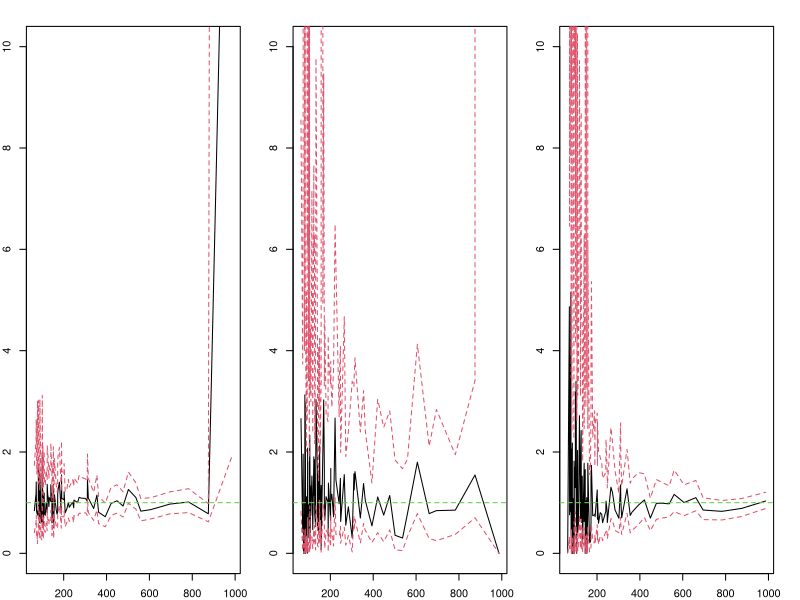
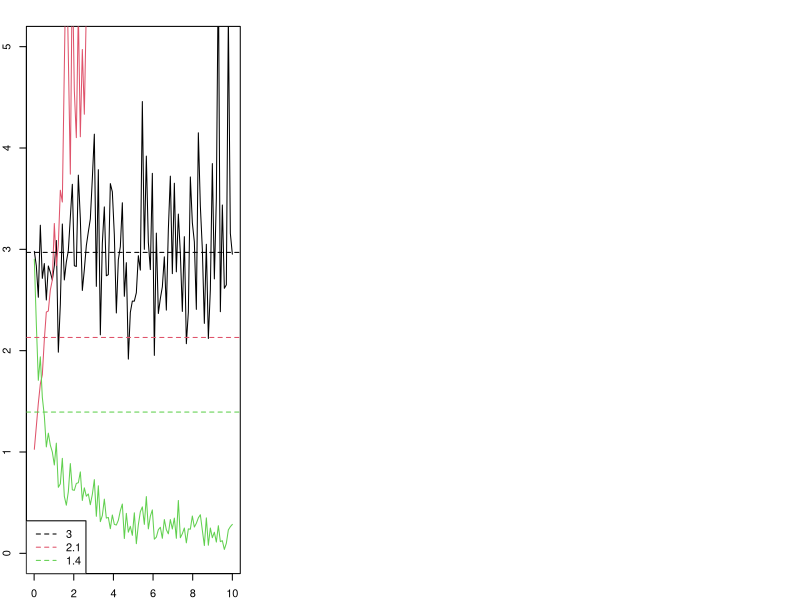

The R source for these figures, in order:
library(msm)

process <- function(n, i01, i02, i12, i00=NULL, seed=1){
  set.seed(seed)
  if(is.null(i00)){
    t1 <- rexp(n,i01+i02) #temps de passage de 0 à 1 ou 0 à 2
    s1 <- rbinom(n,1,i02/(i01+i02))+1 #détermination de l'état atteint (1 ou 2)
    t2 <- rexp(n,i12) #temps de passage de l'état 1 à 2 à partir du temps d'arrivée à 1
    df <- data.frame("DSS"=rep(1,n),"DSS.time"=ifelse(s1==1,t1+t2,t1),
                     "PFI"=rep(1,n),"PFI.time"=t1,
                     "T01"=-(s1-2),"T01.time"=t1,
                     "T02"=s1-1,"T02.time"=ifelse(s1==2,t1,t1+t2),
                     "T12"=-(s1-2),"T12.time"=ifelse(s1==1,t2,0))
  }  else {
    tcensure <- rexp(n,i00) #temps de censure pour chaque individu
    tmin0102 <- rexp(n,i01+i02) #min temps de passage de 0 à 1 et de 0 à 2
    t1 <- apply(matrix(c(tcensure,tmin0102),byrow = FALSE,ncol=2),1,min) #min temps de passage de 0 à 1 et de 0 à 2 et du temps de censure
    s1 <- ifelse(tmin0102 < tcensure,rbinom(n, 1, i02/(i01+i02))+1,0) #détermination de l'état atteint (1 ou 2 ou censure)
    tmin12 <- rexp(n,i12)
    t2 <- apply(matrix(c(tmin12,tcensure-t1),byrow = FALSE,ncol=2),1,min) #min temps de passage de 1 à 2 et du temps de censure
    s2 <- ifelse(tmin12 < tcensure,1,0) #détermination de la censure de la transition 1 -> 2
    df <- data.frame("DSS"=ifelse(s1 == 2 | (s1 == 1 & s2 == 1),1,0),"DSS.time"=ifelse(s1==1,t1+t2,t1),
                     "PFI"=ifelse(s1 > 0,1,0),"PFI.time"=t1,
                     "T01"=ifelse(s1==1,1,0),"T01.time"=t1,
                     "T02"=ifelse(s1-1 > 0,1,0),"T02.time"=ifelse(s1==2 | s1==0,t1,t1+t2),
                     "T12"=ifelse(s1==1 & s2==1,1,0),"T12.time"=ifelse(s1==1,t2,0))
  }
  return(df)
}

df_msm_creation <- function(df_new){
  indiv_msm <- c((1:nrow(df_new)),
                 (1:nrow(df_new))[(df_new$T01.time < df_new$T02.time) & df_new$T01==1],
                 (1:nrow(df_new))[df_new$T12.time > 0 & df_new$T12==1],
                 (1:nrow(df_new))[df_new$T12.time > 0 & df_new$T12==0],
                 (1:nrow(df_new))[df_new$T02 == 1],
                 (1:nrow(df_new))[df_new$T02 == 0 & df_new$T01==0])
  state_msm <- c(rep(1,nrow(df_new)),
                 rep(2,sum((df_new$T01.time < df_new$T02.time) & df_new$T01==1)),
                 rep(3,sum(df_new$T12.time > 0 & df_new$T12==1)),
                 rep(2,sum(df_new$T12.time > 0 & df_new$T12==0)),
                 rep(3,sum(df_new$T02 == 1)),
                 rep(1,sum(df_new$T02 == 0 & df_new$T01==0)))
  time_msm <- c(rep(0,nrow(df_new)),
                df_new$T01.time[(df_new$T01.time < df_new$T02.time) & df_new$T01==1],
                (df_new$T12.time + df_new$T01.time)[df_new$T12.time > 0 & df_new$T12==1],
                (df_new$T12.time + df_new$T01.time)[df_new$T12.time > 0 & df_new$T12==0],
                df_new$T02.time[df_new$T02 == 1],
                df_new$T02.time[df_new$T02 == 0 & df_new$T01==0])
  df_msm <- data.frame("indiv"=indiv_msm,"state"=state_msm,"time"=time_msm)
  df_msm <- df_msm[order(df_msm$indiv,df_msm$time),]
  rownames(df_msm) <- 1:nrow(df_msm)
  return(df_msm)
}

n <- 1000
Qmat <- matrix(c(1,1,1,0,1,1,0,0,0),ncol=3,byrow = TRUE)
val <- seq(10,0.01,length.out=100)
# val <- seq(1,0.01,length.out=100)
contingent01 <- rep(NA,length(val))
contingent02 <- rep(NA,length(val))
contingent12 <- rep(NA,length(val))
res01 <-rep(NA,3*length(val))
res02 <-rep(NA,3*length(val))
res12 <-rep(NA,3*length(val))

covar <- sample(0:1,1000,replace=TRUE,prob=c(0.8,0.2))

for(i in 1:length(val)){
  df_new <- process(n=n,0.6,0.2,0.3,val[[i]],i)
  df_msm <- df_msm_creation(df_new)
  df_msm[["covar"]] <- covar[df_msm$indiv]
  msm_simu <- msm(state~time, subject=indiv,data = df_msm, gen.inits = TRUE,qmatrix= Qmat, deathexact = 3,covariates = ~covar)
  hazards <- hazard.msm(msm_simu)[[1]]
  if(dim(hazards)[2] == 1){
    res01[((i-1)*3+1):(i*3)] <- c(hazards[1,],NA,NA)
    res02[((i-1)*3+1):(i*3)] <- c(hazards[2,],NA,NA)
    res12[((i-1)*3+1):(i*3)] <- c(hazards[3,],NA,NA)
  }
  else{
    res01[((i-1)*3+1):(i*3)] <- hazards[1,]
    res02[((i-1)*3+1):(i*3)] <- hazards[2,]
    res12[((i-1)*3+1):(i*3)] <- hazards[3,]
  }
  contingent01[[i]] <- sum(df_new$T01==1)
  contingent02[[i]] <- sum(df_new$T02==1)
  contingent12[[i]] <- sum(df_new$T12==1)
}

x <- contingent01+contingent02
mat_res01 <- matrix(res01,byrow = TRUE,ncol=3)[order(x),]
mat_res02 <- matrix(res02,byrow = TRUE,ncol=3)[order(x),]
mat_res12 <- matrix(res12,byrow = TRUE,ncol=3)[order(x),]
x <- x[order(x)]

par(mfrow=c(1,3),mar=rep(2,4))
plot(x,mat_res01[,1],type="l",ylim=c(0,10))
points(x,mat_res01[,2],type="l",col=2,lty=2)
points(x,mat_res01[,3],type="l",col=2,lty=2)
abline(h=1,lty=2,col=3)

plot(x,mat_res02[,1],type="l",ylim=c(0,10))
points(x,mat_res02[,2],type="l",col=2,lty=2)
points(x,mat_res02[,3],type="l",col=2,lty=2)
abline(h=1,lty=2,col=3)

plot(x,mat_res12[,1],type="l",ylim=c(0,10))
points(x,mat_res12[,2],type="l",col=2,lty=2)
points(x,mat_res12[,3],type="l",col=2,lty=2)
abline(h=1,lty=2,col=3)

plot(val,contingent01/contingent02,type="l",ylim=c(0,5))
points(val,contingent01/contingent12,type="l",col=2)
points(val,contingent12/contingent02,type="l",col=3)
abline(h=98/33,lty=2,col=1)
abline(h=98/46,lty=2,col=2)
abline(h=46/33,lty=2,col=3)
legend("bottomleft",legend=c("3","2.1","1.4"),lty=2,col=1:3)

#pour BRCA T01 <- 98
# T02 <- 33
# T12 <- 46
# T01 III- IV <- 42
# T02 III- IV <- 16
# T12 III- IV <- 25

df_new <- process(n=n,0.6,0.2,0.3,6)
sum(df_new$T01==1)
sum(df_new$T02==1)
sum(df_new$T12==1)

# obs: diminuer le rapport l01/l02 augmente instabilité ?
